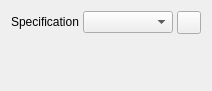
<?xml version="1.0" encoding="UTF-8"?>
<!--
######################################################################################################################
# Copyright (C) 2017-2022 Spine project consortium
# This file is part of Spine Items.
# Spine Items is free software: you can redistribute it and\/or modify it under the terms of the GNU Lesser General
# Public License as published by the Free Software Foundation, either version 3 of the License, or (at your option)
# any later version. This program is distributed in the hope that it will be useful, but WITHOUT ANY WARRANTY;
# without even the implied warranty of MERCHANTABILITY or FITNESS FOR A PARTICULAR PURPOSE. See the GNU Lesser General
# Public License for more details. You should have received a copy of the GNU Lesser General Public License along with
# this program. If not, see <http:\/\/www.gnu.org\/licenses\/>.
######################################################################################################################
-->
<ui version="4.0">
 <class>Form</class>
 <widget class="QWidget" name="Form">
  <property name="geometry">
   <rect>
    <x>0</x>
    <y>0</y>
    <width>212</width>
    <height>91</height>
   </rect>
  </property>
  <property name="windowTitle">
   <string>Form</string>
  </property>
  <layout class="QVBoxLayout" name="verticalLayout">
   <item>
    <layout class="QHBoxLayout" name="horizontalLayout_9">
     <property name="spacing">
      <number>4</number>
     </property>
     <item>
      <widget class="QLabel" name="specification_label">
       <property name="sizePolicy">
        <sizepolicy hsizetype="Fixed" vsizetype="Fixed">
         <horstretch>0</horstretch>
         <verstretch>0</verstretch>
        </sizepolicy>
       </property>
       <property name="maximumSize">
        <size>
         <width>16777215</width>
         <height>16777215</height>
        </size>
       </property>
       <property name="text">
        <string>Specification</string>
       </property>
      </widget>
     </item>
     <item>
      <widget class="QComboBox" name="specification_combo_box">
       <property name="sizePolicy">
        <sizepolicy hsizetype="Expanding" vsizetype="Fixed">
         <horstretch>0</horstretch>
         <verstretch>0</verstretch>
        </sizepolicy>
       </property>
       <property name="toolTip">
        <string>&lt;html&gt;&lt;head/&gt;&lt;body&gt;&lt;p&gt;Tool specification for this Tool&lt;/p&gt;&lt;/body&gt;&lt;/html&gt;</string>
       </property>
      </widget>
     </item>
     <item>
      <widget class="QToolButton" name="specification_button">
       <property name="toolTip">
        <string>&lt;html&gt;&lt;head/&gt;&lt;body&gt;&lt;p&gt;Edit specification.&lt;/p&gt;&lt;/body&gt;&lt;/html&gt;</string>
       </property>
       <property name="icon">
        <iconset resource="../../ui/resources/resources_icons.qrc">
         <normaloff>:/icons/wrench.svg</normaloff>:/icons/wrench.svg</iconset>
       </property>
       <property name="popupMode">
        <enum>QToolButton::InstantPopup</enum>
       </property>
      </widget>
     </item>
    </layout>
   </item>
   <item>
    <spacer name="verticalSpacer">
     <property name="orientation">
      <enum>Qt::Vertical</enum>
     </property>
     <property name="sizeHint" stdset="0">
      <size>
       <width>20</width>
       <height>40</height>
      </size>
     </property>
    </spacer>
   </item>
  </layout>
 </widget>
 <resources>
  <include location="../../ui/resources/resources_icons.qrc"/>
 </resources>
 <connections/>
</ui>
